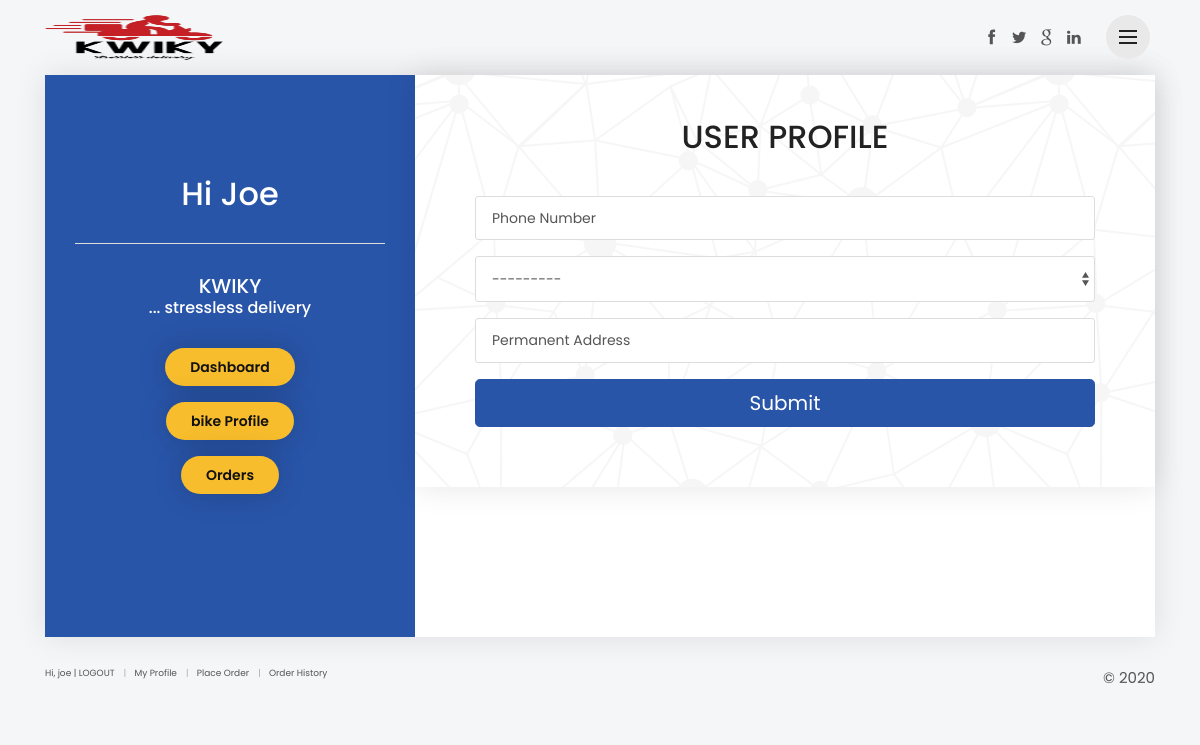
The app's page /bike/profile/1 (signed in) with its own data.
### app/models.py (models this page shows, shortened)
class User(AbstractUser):
    is_bike = models.BooleanField('bikeman status', default=False)
    is_customer = models.BooleanField('Customer status', default=False)

class ProfileBike(models.Model):
    GENDER = (
        ('Male', "Male"),
        ('Female', "Female"),
    )
    user = models.OneToOneField(User, on_delete=models.CASCADE)
    phone_number = models.CharField('Phone Number', max_length=25)
    gender = models.CharField('Gender', max_length=10, choices=GENDER)
    address = models.CharField("Permanent Address", max_length=250)
    created_at = models.DateTimeField(auto_now_add=True)
    updated_at = models.DateTimeField(auto_now=True)

### app/views/bike.py (the view)
# urls.py: path('profile/<pk>', bike.BikeProfile, name='bike_profile'),
def BikeProfile(request, pk):
    template_name = 'bike/bikeprofile.html'
    bike = get_object_or_404(ProfileBike, pk=pk)
    form = BikeProfileForm(request.POST or None, request.FILES or None, instance = bike)
    if request.method == 'POST':
        if form.is_valid():
            p = form.save(commit=False)
            p.save()
            return redirect('bike:dashboard')
    return render(request, template_name, {'form': form})

### app/forms.py
class BikeProfileForm(forms.ModelForm):
    class Meta:
        model = ProfileBike
        exclude = ('updated_at', 'created_at', 'user')

### app/templates/bike/bikeprofile.html (shortened to what this page needs)
{% extends 'registrationbase.html' %}
{% load static %}
{% load crispy_forms_tags %}
{% block content %}
{% include 'registrationheader.html' %}
	<div class="container">
    <div id="form_container">
        <div class="row no-gutters">
            <div class="col-lg-4">
                <div id="left_form">
                    <h2 class="mb-0">Hi {{request.user.username|title}}
                        <span class="mb-0">
                        <hr/>KWIKY <p>... stressless delivery</p></span></h2>
                    <a href="{% url 'bike:dashboard' %}" class="mb-3 btn_1 rounded yellow purchase" target="_parent">Dashboard</a></br>
                    <a href="{% url 'bike:bike_profile' request.user.profilebike.id %}" class="mb-3 btn_1 rounded yellow purchase" target="_parent">bike Profile</a></br>
                    <a href="{% url 'bike:order_delivery' %}" class="btn_1 rounded yellow purchase mb-2" target="_parent">Orders</a></br>
					<br/><br/>
			    </div>
            </div>
            <div class="col-lg-8">
                <div id="wizard_container">
                    <div id="top-wizard">
                        <div id="progressbar"></div>
                        <span id="location"></span>
                    </div>
                    <form method="POST" novalidate>
						<h2 style='text-align: center; height: 70px;'>USER PROFILE</h2>
						{{form|crispy}}
                        <div id="bottom-wizard">
                            <button type="submit" class="btn btn-primary btn-lg btn-block">Submit</button>
                        </div>
                    </form>
                </div>
            </div>
        </div>
    </div>
    </div>
{% endblock content %}

### templates/registrationbase.html (shortened to what this page needs)
{% load static %}
<!DOCTYPE html>
<html lang="en">
<head>
    <link href="{% static 'registration/css/bootstrap.min.css' %}" rel="stylesheet">
	<link href="{% static 'registration/css/menu.css' %}" rel="stylesheet">
    <link href="{% static 'registration/css/style.css' %}" rel="stylesheet">
	<link href="{% static 'registration/css/vendors.css' %}" rel="stylesheet">
    <link href="{% static 'registration/css/custom.css' %}" rel="stylesheet">
<link rel="stylesheet" href="https://cdn.jsdelivr.net/npm/bootstrap-select@1.13.14/dist/css/bootstrap-select.min.css">
</head>
<body>
{% block content %}
{% endblock content %}
<div class="container">
    <footer id="home" class="clearfix">
        <ul style="font-size: 9px; text-align: center;">
            {% if user.is_authenticated and request.user.is_customer %}
				<li>Hi, {{ request.user }} | <a class="animated_link"  href="{% url 'user_logout' %}">LOGOUT</a></li>
				<li><a href="{% url 'customer:customer_profile' request.user.profilecustomer.id %}" class="animated_link">My Profile</a></li>
				<li><a href="{% url 'customer:category' %}" class="animated_link">Place Order</a></li>
				<li><a href="{% url 'customer:order_history' request.user.id %}" class="animated_link">Order History</a></li>
			{% elif not user.is_authenticated and request.user.is_customer %}
				<li><a class="btn btn-white login"  href="{% url 'userlogin' %}">LOGIN</a></li>
				<li><a href="{% url 'customer:category' %}" class="animated_link">Place an Order</a></li>
			{% elif user.is_authenticated and request.user.is_bike %}
				<li>Hi, {{ request.user }} | <a class="animated_link"  href="{% url 'user_logout' %}">LOGOUT</a></li>
				<li><a href="{% url 'bike:bike_profile' request.user.profilebike.id %}" class="animated_link">My Profile</a></li>
				<li><a href="{% url 'bike:order_delivery' %}" class="animated_link">Orders</a></li>
			{% elif not user.is_authenticated and request.user.is_bike %}
				<li><a class="btn btn-white login"  href="{% url 'userlogin' %}">LOGIN</a></li>
			{% endif %}
        </ul>
		<p style="text-align: center;">©  {% now "Y" %}</p>
    </footer>
</div>
<div class="cd-overlay-nav">
</div>
<div class="cd-overlay-content">
</div>
</body>
</html>

### static/registration/css/menu.css (style rules this page uses)
*, *::after, *::before { -webkit-box-sizing: border-box; -moz-box-sizing: border-box; box-sizing: border-box; }
*::after, *::before { content: ''; }
.cd-overlay-nav, .cd-overlay-content { position: fixed; top: 18px; right: 5%; height: 4px; width: 4px; -webkit-transform: translateX(-20px) translateY(20px); -moz-transform: translateX(-20px) translateY(20px); -ms-transform: translateX(-20px) translateY(20px); -o-transform: translateX(-20px) translateY(20px); transform: translateX(-20px) translateY(20px); }
.cd-overlay-nav { z-index: 2; }
.cd-overlay-content { z-index: 4; }

### templates/registrationbase.html (style rules this page uses)
.btn-primary { color: #fff; background-color: #2955a9; border-color: #2955a9; }

### records on screen
User: user.username "Joe", user "joe"
ProfileBike: gender "---------"
